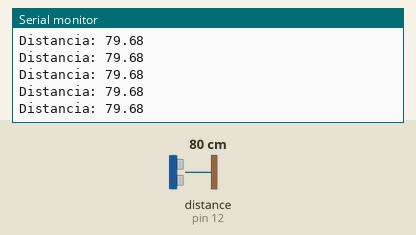
Bench run of a sketch on a simulated Arduino Uno, built with avr-gcc and run on an emulated ATmega328P. Parts: the last lines printed to the serial monitor. Wiring (inferred from the names in the program): ultrasonic range finder: trigger pin 13; echo pin 12. Inputs (shaded band) come from the test bench; at power-on: distance to the obstacle (sensor on pin 12) 80 cm. The echo pulse lasts 58.3 µs per cm.

Above: at 1.2 s.
1.3 s: distance to the obstacle (sensor on pin 12) set to 120 cm
At 2.3 s:
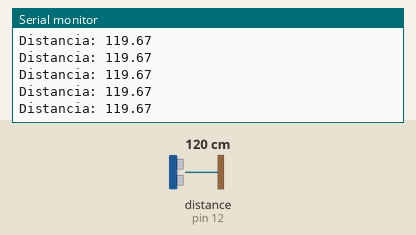
4.3 s: distance to the obstacle (sensor on pin 12) set to 2 cm
At 5.3 s:
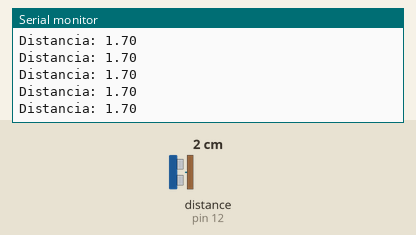
10.3 s: distance to the obstacle (sensor on pin 12) set to 250 cm
At 11.2 s:
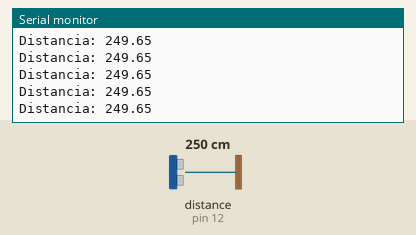
13.3 s: distance to the obstacle (sensor on pin 12) set to 4 cm
At 14.4 s:
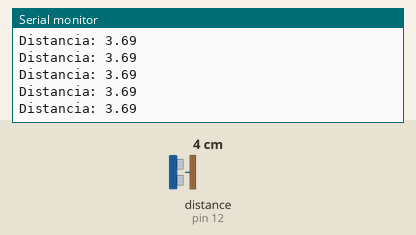
Timing chart, 0 to 16.3 s (numbered marks = the images above; inputs shaded):
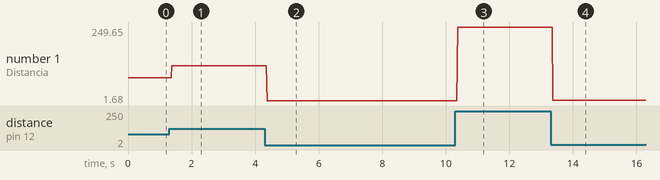

The sketch:

Arduino.ino
```cpp
// (licence header left out)
// Se definen las variables de tipo entero
int trigPin = 13;
int echoPin = 12;

//Este código se ejecuta la primera vez
void setup() {
  Serial.begin (9600);
  pinMode(trigPin, OUTPUT);
  pinMode(echoPin, INPUT);

  //Inicialización  de los pines
  digitalWrite(trigPin, LOW);
}

//Este código se ejecuta en bucle repetidamente
void loop() {

  //Enviamos un pulso durante 10µs
  digitalWrite(trigPin, HIGH);
  delayMicroseconds(10);
  digitalWrite(trigPin, LOW);

  //Obtenemos la duración del pulso (ida+vuelta) en µs
  long tiempo;
  tiempo = pulseIn(echoPin, HIGH);

  //Calculamos la distancia. Velocidad Sonido = 343 m/s
  float distancia = 34300*tiempo*0.000001;
  distancia = distancia / 2; //Solo IDA
  Serial.print("Distancia: ");
  Serial.println(distancia);
}
```

Measured:
- after the input at 1.3 s, the serial monitor: prints a new line after 0.07 s (image 1)
- after the input at 4.3 s, the serial monitor: prints a new line after 0.08 s (image 2)
- after the input at 10.3 s, the serial monitor: prints a new line after 0.07 s (image 3)
- after the input at 13.3 s, the serial monitor: prints a new line after 0.07 s (image 4)
- plotted number 1: 79.68 → 119.67 after the input at 1.3 s, 119.67 → 1.7 after the input at 4.3 s, 1.7 → 249.65 after the input at 10.3 s, 249.65 → 3.69 after the input at 13.3 s
